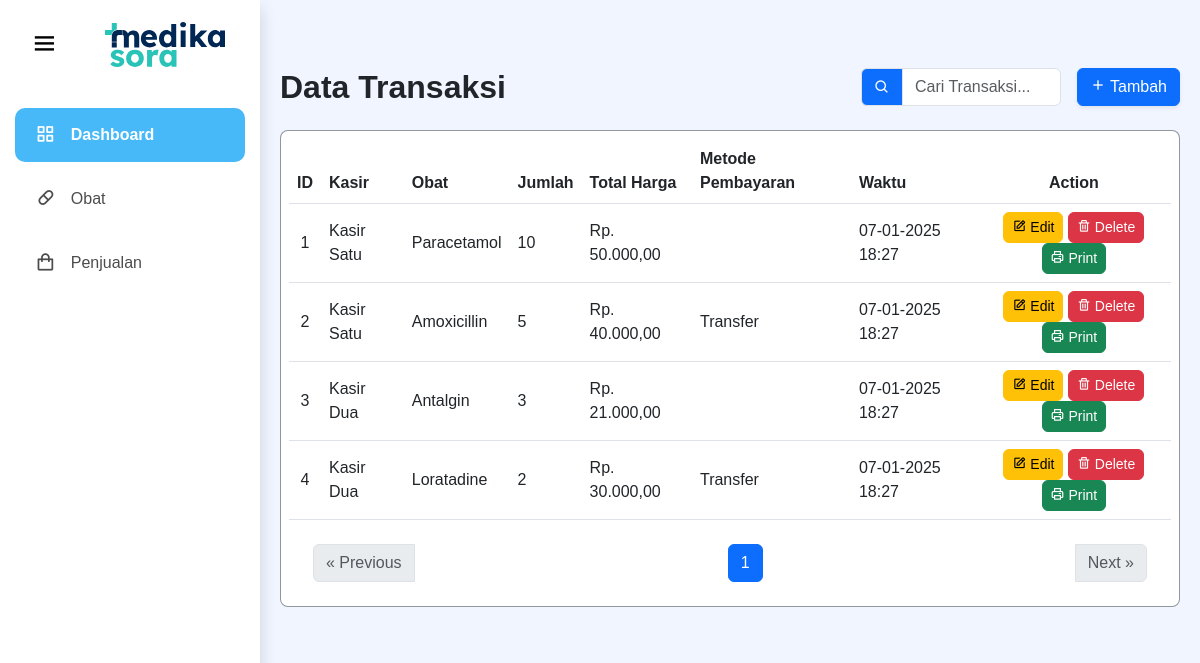
Before: /Kasir/transaksi.php with the older database file.
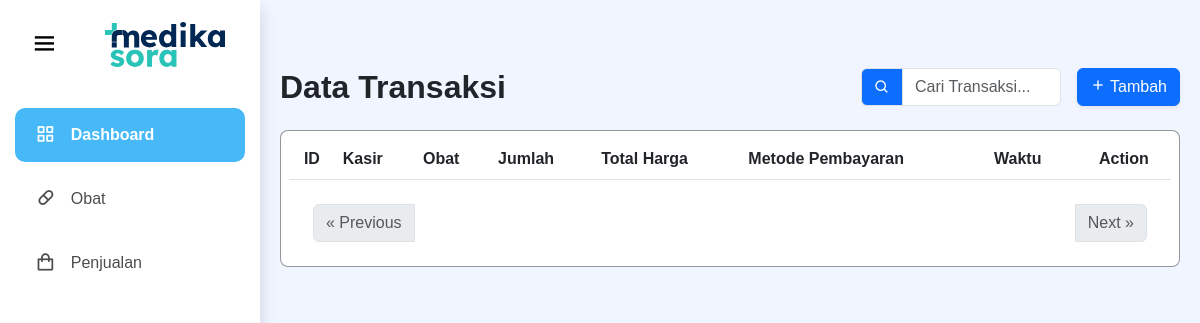
After: the same page with the newer database file.
### tables this page shows
CREATE TABLE transaksi (
  id INT NOT NULL AUTO_INCREMENT PRIMARY KEY,
  id_kasir INT NOT NULL,
  kode_produk VARCHAR(10) NOT NULL,
  jumlah INT NOT NULL,
  total_harga DECIMAL(10, 2) NOT NULL,
  metode_pembayaran ENUM('Cash', 'Transfer', 'E-Wallet') NOT NULL,
  waktu TIMESTAMP NOT NULL DEFAULT CURRENT_TIMESTAMP,
  FOREIGN KEY (id_kasir) REFERENCES kasir(id),
  FOREIGN KEY (kode_produk) REFERENCES obat(kode)
);

CREATE TABLE kasir (
  id INT NOT NULL AUTO_INCREMENT PRIMARY KEY,
  nama VARCHAR(100) NOT NULL,
  profil VARCHAR(225) NOT NULL,
  username VARCHAR(100) NOT NULL UNIQUE,
  password VARCHAR(255) NOT NULL,
  no_hp VARCHAR(15) NOT NULL
);

CREATE TABLE obat (
  kode VARCHAR(10) NOT NULL PRIMARY KEY,
  nama VARCHAR(100) NOT NULL,
  gambar VARCHAR(225) NOT NULL,
  stok INT NOT NULL CHECK (stok >= 0),
  jenis_obat ENUM('Tablet', 'Kapsul', 'Sirup', 'Salep', 'Injeksi') NOT NULL,
  kategori ENUM('Antibiotik', 'Antipiretik', 'Analgesik', 'Antihistamin', 'Vitamin', 'Antiseptik', 'Herbal') NOT NULL,
  harga DECIMAL(10, 2) NOT NULL
);

### Kasir/transaksi.php (the view, shortened to what this page needs)
<?php
include('../Config/koneksi.php');
include('header.php');
$limit = 10;
$page = isset($_GET['page']) ? (int)$_GET['page'] : 1;
$offset = ($page - 1) * $limit;
$totalQuery = $conn->query("SELECT COUNT(*) AS total FROM transaksi");
$totalResult = $totalQuery->fetch_assoc();
$totalRows = $totalResult['total'];
$totalPages = ceil($totalRows / $limit);
$result = $conn->prepare("
    SELECT t.id, t.id_kasir, t.kode_produk, t.jumlah, t.total_harga, t.metode_pembayaran, t.waktu, k.nama AS nama_kasir, o.nama AS nama_obat
    FROM transaksi t
    JOIN kasir k ON t.id_kasir = k.id
    JOIN obat o ON t.kode_produk = o.kode
    LIMIT ?, ?
");
$result->bind_param("ii", $offset, $limit);
$result->execute();
$queryResult = $result->get_result();
?>
<section>
    <div class="content mt-5">
        <div class="d-flex justify-content-between align-items-center mb-4">
            <h2 class="fw-bold text-dark mb-0">Data Transaksi</h2>
            <div class="d-flex align-items-between gap-3">
                <div class="input-group" style="max-width: 200px;">
                    <span class="input-group-text bg-primary text-white"><i class="bx bx-search"></i></span>
                    <input type="text" class="form-control" id="search" placeholder="Cari Transaksi..." onkeyup="searchTable()">
                </div>
                <button class="btn btn-primary shadow-sm" data-bs-toggle="modal" data-bs-target="#tambahTransaksiModal">
                    <i class="bx bx-plus"></i> Tambah
                </button>
            </div>
        </div>
        <div class="border bg-white border-secondary border-opacity-75 p-2 mb-2 rounded-3 overflow-hidden">
            <table class="table table-hover align-middle" id="transaksiTable">
                <thead class="bg-primary text-white">
                    <tr>
                        <th class="text-center">ID</th>
                        <th>Kasir</th>
                        <th>Obat</th>
                        <th>Jumlah</th>
                        <th>Total Harga</th>
                        <th>Metode Pembayaran</th>
                        <th>Waktu</th>
                        <th class="text-center">Action</th>
                    </tr>
                </thead>
                <tbody>
                    <?php while ($row = $queryResult->fetch_assoc()): ?>
                        <tr>
                            <td class="text-center"><?= $row['id']; ?></td>
                            <td><?= $row['nama_kasir']; ?></td>
                            <td><?= $row['nama_obat']; ?></td>
                            <td><?= $row['jumlah']; ?></td>
                            <td><?= "Rp. " . number_format($row['total_harga'], 2, ',', '.'); ?></td>
                            <td><?= $row['metode_pembayaran']; ?></td>
                            <td><?= date("d-m-Y H:i", strtotime($row['waktu'])); ?></td>
                            <td class="text-center">
                                <button class="btn btn-warning btn-sm rounded-2" data-bs-toggle="modal" data-bs-target="#editTransaksiModal" onclick="loadEditForm('<?= $row['id']; ?>')">
                                    <i class="bx bx-edit"></i> Edit
                                </button>
                                <button class="btn btn-danger btn-sm rounded-2" onclick="confirmDelete('<?= $row['id']; ?>')">
                                    <i class="bx bx-trash"></i> Delete
                                </button>
                                <button class="btn btn-success btn-sm rounded-2" onclick="printTransaksi('<?= $row['id']; ?>')">
                                    <i class="bx bx-printer"></i> Print
                                </button>
                            </td>
                        </tr>
                    <?php endwhile; ?>
                </tbody>
            </table>
            <nav class="mt-4">
                <ul class="pagination d-flex justify-content-between align-items-center me-4 ms-4">
                    <li class="page-item <?= ($page <= 1) ? 'disabled' : ''; ?>">
                        <a class="page-link" href="?page=<?= $page - 1; ?>" aria-label="Previous">
                            <span aria-hidden="true">&laquo; Previous</span>
                        </a>
                    </li>
                    <div class="d-flex justify-content-center flex-grow-1">
                        <?php for ($i = 1; $i <= $totalPages; $i++): ?>
                            <li class="page-item <?= ($i == $page) ? 'active' : ''; ?>">
                                <a class="page-link" href="?page=<?= $i; ?>"><?= $i; ?></a>
                            </li>
                        <?php endfor; ?>
                    </div>
                    <li class="page-item <?= ($page >= $totalPages) ? 'disabled' : ''; ?>">
                        <a class="page-link" href="?page=<?= $page + 1; ?>" aria-label="Next">
                            <span aria-hidden="true">Next &raquo;</span>
                        </a>
                    </li>
                </ul>
            </nav>
        </div>
    </div>
</section>

### Kasir/header.php (shortened to what this page needs)
<!DOCTYPE html>
<html lang="en">
<head>
    <link href="https://cdn.jsdelivr.net/npm/bootstrap@5.3.0-alpha3/dist/css/bootstrap.min.css" rel="stylesheet">
    <link href="https://unpkg.com/boxicons@2.1.4/css/boxicons.min.css" rel="stylesheet">
</head>
<body>
    <aside class="sidebar shadow ms">
        <div class="sidebar__header mb-4">
            <i class="bx bx-menu hamburger" onclick="toggleSidebar()"></i>
            <div class="sidebar__logo">
                <img class="sidebar__text" src="../Assets/img/LOGO.svg" alt="Logo Apoteker">
            </div>
        </div>
        <a href="dashboard.php" class="sidebar__link active">
            <i class="bx bx-grid-alt sidebar__icon"></i>
            <span class="sidebar__text">Dashboard</span>
        </a>
        <a href="obat.php" class="sidebar__link">
            <i class="bx bx-capsule sidebar__icon"></i>
            <span class="sidebar__text">Obat</span>
        </a>
        <a href="transaksi.php" class="sidebar__link">
            <i class="bx bx-shopping-bag sidebar__icon"></i>
            <span class="sidebar__text">Penjualan</span>
        </a>
    </aside>
</body>
</html>

### Kasir/header.php (style rules this page uses)
body { margin: 0; font-family: 'Poppins', sans-serif; background: #f1f5ffff }
.sidebar { width: 260px; background: #ffffffff; color: #4c4c4cff; height: 100vh; position: fixed; top: 0; left: 0; display: flex; flex-direction: column; padding-top: 10px; transition: width 0.3s ease; }
.sidebar__header { display: flex; align-items: center; background-color: #fff; justify-content: space-between; padding: 10px 10px; }
.sidebar__header .hamburger { color: rgb(0, 0, 0); }
.sidebar__logo img { width: 120px; height: auto; margin-right: 25px; display: block; }
.sidebar__link { text-decoration: none; color: inherit; padding: 15px 20px; display: flex; align-items: center; gap: 15px; font-size: 1rem; border-radius: 10px; margin: 5px 15px; transition: background 0.3s, transform 0.2s; white-space: nowrap; overflow: hidden; }
.sidebar__link.active { background: #47b9f8ff; font-weight: bold; }
.sidebar__icon { font-size: 1.3rem; }
.sidebar__text { display: inline-block; transition: opacity 0.3s, visibility 0.3s; }
.content { margin-left: 260px; padding: 20px; transition: margin-left 0.3s ease; background-color: #f1f5ffff; }
.hamburger { margin: 10px 20px; font-size: 1.8rem; color: #fff; cursor: pointer; }
.sidebar__link.active { background: #47b9f8ff; color: rgb(255, 255, 255); font-weight: bold; }
.sidebar__link.active .sidebar__icon { color: rgb(255, 255, 255); }

Changed rows visible on the page:
removed transaksi: id "1", id_kasir.nama "Kasir Satu", kode_produk.nama "Paracetamol", jumlah "10", total_harga "50.000,00", waktu "07-01-2025 18:27"
removed transaksi: id "2", id_kasir.nama "Kasir Satu", kode_produk.nama "Amoxicillin", jumlah "5", total_harga "40.000,00", metode_pembayaran "Transfer", waktu "07-01-2025 18:27"
removed transaksi: id "3", id_kasir.nama "Kasir Dua", kode_produk.nama "Antalgin", jumlah "3", total_harga "21.000,00", waktu "07-01-2025 18:27"
removed transaksi: id "4", id_kasir.nama "Kasir Dua", kode_produk.nama "Loratadine", jumlah "2", total_harga "30.000,00", metode_pembayaran "Transfer", waktu "07-01-2025 18:27"
Other visible differences:
list line gone: "1"
